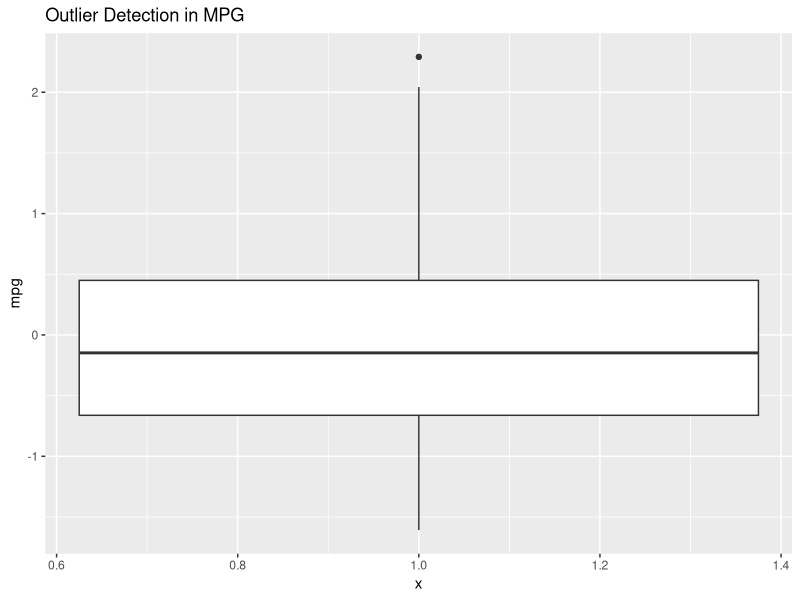
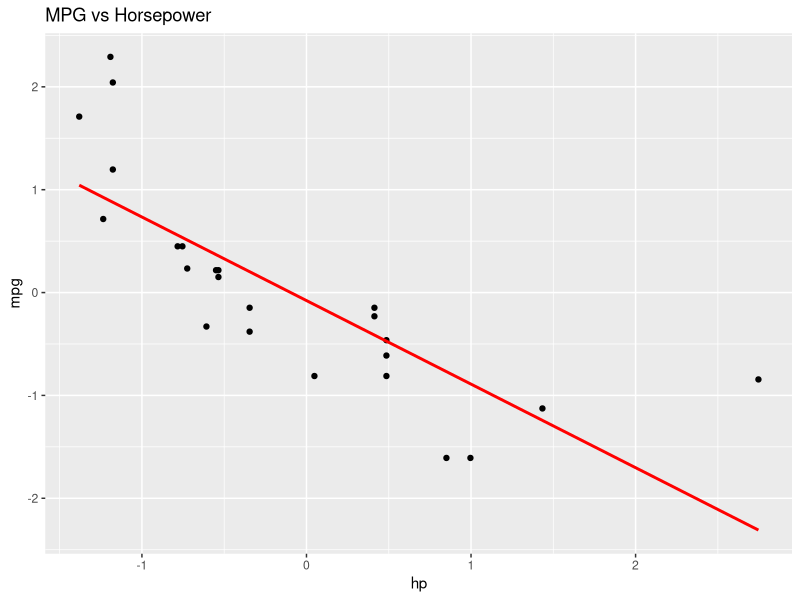
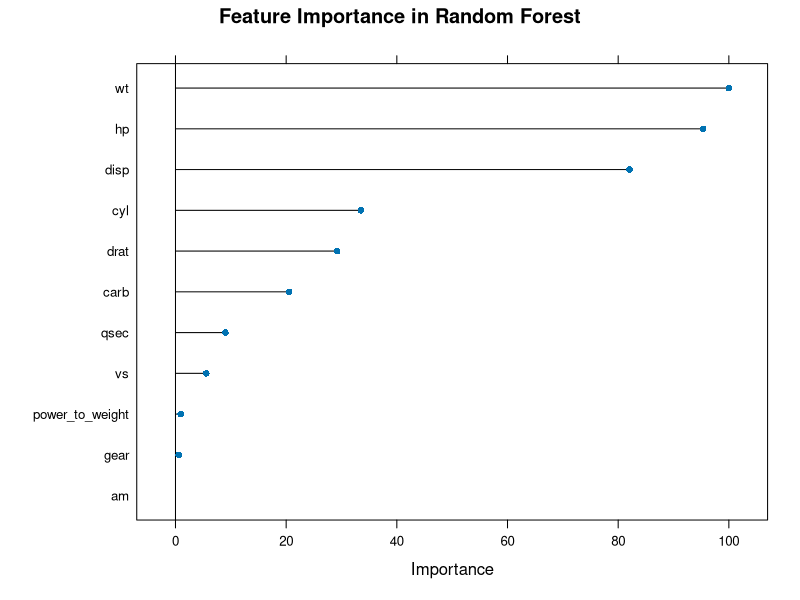

R code for these plots, in order:
#---------------------------------
#Script Name
#Purpose:homework4
#Author:  botaoyuan
#Email:  botaoyuan@foxmail.com
#Date:  2024/05/09  edit
#
#-------------------------------
cat("\014") #clears the console
rm(list = ls()) #remove all variables

# Load required libraries
library(caret)
library(ggplot2)
library(dplyr)  # For data manipulation
library(tidyr)  # For reshaping data

# Load the dataset
data(mtcars)

# Step 1: Data Exploration and Structure Check
str(mtcars)  # Check data types
summary(mtcars)  # Summary statistics

# Step 2: Missing Data Handling
# Check for missing values
missing_values <- sapply(mtcars, function(x) sum(is.na(x)))
print(missing_values)  # If non-zero, additional handling would be needed

# Step 3: Feature Engineering
# Create a new feature, e.g., power-to-weight ratio
mtcars <- mtcars %>%
  mutate(power_to_weight = hp / wt)

# Step 4: Normalization and Scaling
# Scale all numeric variables except the target variable 'mpg'
num_vars <- sapply(mtcars, is.numeric)
scaling_params <- preProcess(mtcars[, num_vars], method = c("center", "scale"))
mtcars_scaled <- predict(scaling_params, mtcars)

# Step 5: Data Splitting
# Set a seed for reproducibility and split the data into training and testing sets (70-30 split)
set.seed(123)  # For reproducibility
trainIndex <- createDataPartition(mtcars_scaled$mpg, p = 0.7, list = FALSE)
trainData <- mtcars_scaled[trainIndex, ]
testData <- mtcars_scaled[-trainIndex, ]

# Step 6: Outlier Detection and Removal
# Detect outliers using boxplots
ggplot(trainData, aes(x = 1, y = mpg)) +
  geom_boxplot() +
  labs(title = "Outlier Detection in MPG")

# For the sake of simplicity, we will assume outliers are not problematic here.
# In practice, further handling might be required if outliers significantly affect the model's performance.

# Visualize the distributions and relationships between features and the target variable
ggplot(trainData, aes(x = hp, y = mpg)) +
  geom_point() +
  geom_smooth(method = "lm", color = "red", se = FALSE) +
  labs(title = "MPG vs Horsepower")

# Step 7: Train and Tune the Random Forest Model
# Set up a 10-fold cross-validation strategy
trainControl <- trainControl(method = "cv", number = 10)

# Tuning grid for Random Forest (e.g., mtry parameter)
tuneGrid <- expand.grid(mtry = c(2, 3, 4, 5, 6))

# Train the model with cross-validation
set.seed(123)
rfModel <- train(
  mpg ~ .,
  data = trainData,
  method = "rf",
  tuneGrid = tuneGrid,
  trControl = trainControl,
  importance = TRUE
)

# Print the model summary to understand the tuning results
print(rfModel)

# Step 8: Model Evaluation
# Predictions on the test set
predictions <- predict(rfModel, testData)

# Performance metrics (RMSE, MAE, R²)
results <- postResample(predictions, testData$mpg)
cat("RMSE:", results[1], "\n")
cat("MAE:", results[2], "\n")
cat("R²:", results[3], "\n")

# Feature Importance in the Random Forest model
importance <- varImp(rfModel, scale = TRUE)
plot(importance, main = "Feature Importance in Random Forest")